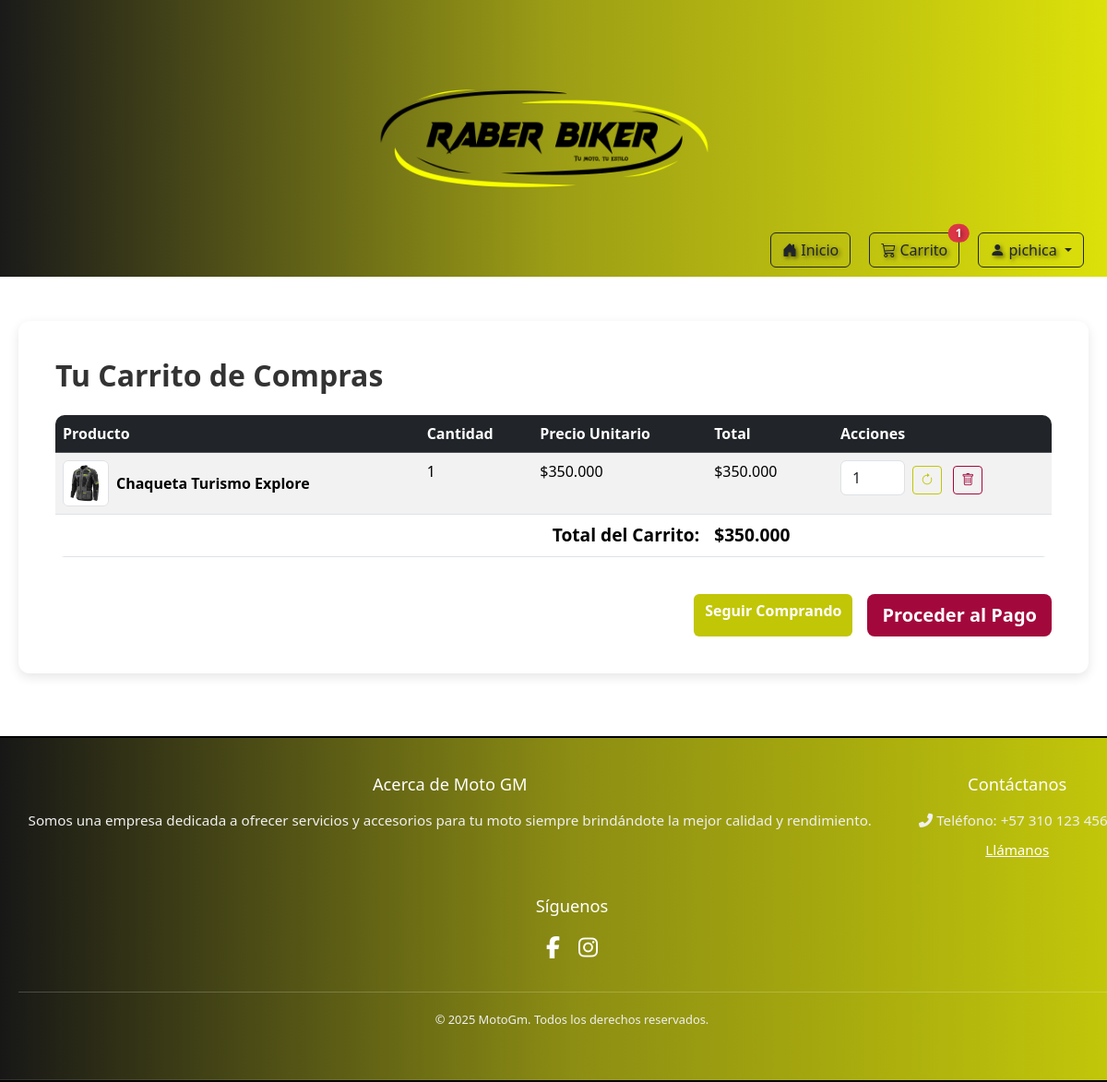
Screenshot of /productos/carrito/ (signed in) with the database file from the repository.
### productos/models.py (models this page shows, shortened)
class CarritoItem(models.Model):
        usuario = models.ForeignKey(User, on_delete=models.CASCADE, null=True, blank=True)
        session_key = models.CharField(max_length=40, null=True, blank=True)
        producto = models.ForeignKey(Producto, on_delete=models.CASCADE)
        cantidad = models.PositiveIntegerField(default=1)
        fecha_agregado = models.DateTimeField(auto_now_add=True)
        class Meta:
            unique_together = ('usuario', 'producto', 'session_key')
        def get_total_item_price(self):
            return self.cantidad * self.producto.precio

class Producto(models.Model):
    nombre = models.CharField(max_length=200)
    descripcion = models.TextField()
    precio = models.DecimalField(max_digits=12, decimal_places=0, verbose_name="Precio (COP)")
    imagen = models.ImageField(upload_to='productos/', null=True, blank=True) # Las imágenes se guardarán en media/productos/
    stock = models.IntegerField(default=0)
    disponible = models.BooleanField(default=True)
    fecha_creacion = models.DateTimeField(auto_now_add=True)
    ultima_actualizacion = models.DateTimeField(auto_now=True)
    categoria = models.ForeignKey(Categoria, on_delete=models.SET_NULL, null=True, blank=True, related_name='productos')
    class Meta:
        ordering = ['nombre'] # Ordena los productos por nombre por defecto

### productos/views.py (the view)
# urls.py: path('carrito/', views.view_cart, name='view_cart'),
def view_cart(request):
    identifier = _get_or_create_cart_identifier(request)
    if identifier['usuario']: # Usuario logueado
        carrito_items = CarritoItem.objects.filter(usuario=identifier['usuario']).select_related('producto')
    else: # Usuario anónimo
        carrito_items = CarritoItem.objects.filter(session_key=identifier['session_key']).select_related('producto')
    total_carrito = sum(item.get_total_item_price() for item in carrito_items)
    context = {
        'carrito_items': carrito_items,
        'total_carrito': total_carrito,
    }
    return render(request, 'productos/carrito.html', context)

### productos/context_processors.py (called while the page is built)
def cart_item_count(request):
    cart_count = 0
    if request.user.is_authenticated:
        cart_count = CarritoItem.objects.filter(usuario=request.user).count() # o .aggregate(Sum('cantidad'))['cantidad__sum'] si quieres sumar las cantidades
    return {'cart_count': cart_count}

### productos/views.py (called while the page is built)
def _get_or_create_cart_identifier(request):
    if request.user.is_authenticated:
        return {'usuario': request.user, 'session_key': None}
    else:
        if not request.session.session_key:
            request.session.save() # Forzar la creación de una session_key si no existe
        return {'usuario': None, 'session_key': request.session.session_key}

### productos/templates/productos/carrito.html (shortened to what this page needs)
{% extends 'core/base.html' %}
{% load static %}
{% block content %}
<div class="container my-5">
    <h1 class="mb-4">Tu Carrito de Compras</h1>
    {% if carrito_items %}
        <div class="table-responsive">
            <table class="table table-striped table-hover">
                <thead class="table-dark">
                    <tr>
                        <th scope="col">Producto</th>
                        <th scope="col">Cantidad</th>
                        <th scope="col">Precio Unitario</th>
                        <th scope="col">Total</th>
                        <th scope="col">Acciones</th>
                    </tr>
                </thead>
                <tbody>
                    {% for item in carrito_items %}
                        <tr>
                            <td>
                                <div class="d-flex align-items-center">
                                    {% if item.producto.imagen %}
                                        <img src="{{ item.producto.imagen.url }}" alt="{{ item.producto.nombre }}" class="img-thumbnail me-2" style="width: 50px; height: 50px; object-fit: cover;">
                                    {% endif %}
                                    <a href="{% url 'productos:detalle_producto' item.producto.pk %}">{{ item.producto.nombre }}</a>
                                </div>
                            </td>
                            <td>{{ item.cantidad }}</td>
                            <td>${{ item.producto.precio }}</td>
                            <td>${{ item.get_total_item_price }}</td>
                            <td class="action-buttons">
                                <form action="{% url 'productos:update_cart_item' item.id %}" method="post" class="d-inline me-2">
                                    <input type="number" name="cantidad" value="{{ item.cantidad }}" min="1" max="{{ item.producto.stock }}" class="form-control d-inline-block me-1" style="width: 70px;">
                                    <button type="submit" class="btn btn-sm btn-outline-secondary" title="Actualizar">
                                        <i class="bi bi-arrow-clockwise"></i>
                                    </button>
                                </form>
                                <form action="{% url 'productos:remove_from_cart' item.id %}" method="post" class="d-inline">
                                    <button type="submit" class="btn btn-sm btn-outline-danger" title="Eliminar">
                                        <i class="bi bi-trash"></i>
                                    </button>
                                </form>
                            </td>
                        </tr>
                    {% endfor %}
                </tbody>
                <tfoot>
                    <tr>
                        <th colspan="3" class="text-end">Total del Carrito:</th>
                        <th>${{ total_carrito }}</th>
                        <th></th>
                    </tr>
                </tfoot>
            </table>
        </div>
        <div class="d-grid gap-2 d-md-flex justify-content-md-end mt-4">
            <a href="{% url 'landing_page' %}" class="btn btn-secondary me-md-2">Seguir Comprando</a>
            {% if user.is_authenticated %}
                <a href="{% url 'productos:checkout' %}" class="btn btn-danger btn-lg">Proceder al Pago</a>
            {% else %}
                <a href="{% url 'productos:checkout_anonimo' %}" class="btn btn-danger btn-lg">Proceder al Pago</a>
            {% endif %}
        </div>
    {% else %}
        <div class="alert alert-info text-center" role="alert">
            Tu carrito de compras está vacío. <a href="{% url 'landing_page' %}" class="alert-link">¡Explora nuestros productos!</a>
        </div>
    {% endif %}
</div>
{% endblock content %}

### core/templates/core/base.html (shortened to what this page needs)
{% load static %}
<!DOCTYPE html>
<html lang="es">
<head>
    <link rel="stylesheet" href="https://cdnjs.cloudflare.com/ajax/libs/font-awesome/6.5.2/css/all.min.css" />
    <link href="https://cdn.jsdelivr.net/npm/bootstrap@5.3.7/dist/css/bootstrap.min.css" rel="stylesheet">
    <link rel="stylesheet" href="{% static 'core/stylecore.css' %}">
    <link rel="stylesheet" href="https://cdn.jsdelivr.net/npm/bootstrap-icons@1.13.1/font/bootstrap-icons.min.css">
</head>
<body>
    <div class="container1">
        <div class="top-banner">
            <div class="banner-content">
                <div class="banner-logo">
                    <a href="{% url 'landing_page' %}">
                        <img src="{% static 'core/img/logoaprove.png' %}" alt="Logo MotoGM">
                    </a>
                </div>
            </div>
        </div>
        <div class="banner-buttons">
            <a href="{% url 'landing_page' %}" class="btn btn-outline-dark">
                <i class="bi bi-house-door-fill"></i> Inicio
            </a>
            <a href="{% url 'productos:view_cart' %}" class="btn btn-outline-dark position-relative">
                <i class="bi bi-cart3"></i> Carrito
                <span id="cart-count-badge" class="position-absolute top-0 start-100 translate-middle badge rounded-pill bg-danger d-none">
                </span>
            </a>
            {% if user.is_authenticated %}
                <div class="dropdown">
                    <a class="btn btn-outline-dark dropdown-toggle" href="#" id="userDropdown" data-bs-toggle="dropdown" aria-expanded="false">
                        <i class="bi bi-person-fill"></i> {{ user.username }}
                    </a>
                </div>
            {% endif %}
        </div>
    </div>
    <div class="main-content">
        {% block content %}{% endblock content %}
    </div>
    <footer class="main-footer">
        <div class="footer-content">
            <div class="footer-description">
                <h3>Acerca de Moto GM</h3>
                <p>Somos una empresa dedicada a ofrecer servicios y accesorios para tu moto siempre brindándote la mejor calidad y rendimiento.</p>
            </div>
            <div class="footer-contact">
                <h3>Contáctanos</h3>
                <p><i class="fas fa-phone-alt"></i> Teléfono: +57 310 123 4567</p>
                <p><a href="tel:+573101234567" class="phone-link">Llámanos</a></p>
            </div>
            <div class="footer-social">
                <h3>Síguenos</h3>
                <div class="social-icons">
                    <a href="https://facebook.com/tu_emprendimiento" target="_blank" aria-label="Facebook"><i class="fab fa-facebook-f"></i></a>
                    <a href="https://instagram.com/tu_emprendimiento" target="_blank" aria-label="Instagram"><i class="fab fa-instagram"></i></a>
                </div>
            </div>
        </div>
        <div class="footer-bottom">
            <p>&copy; 2025 MotoGm. Todos los derechos reservados.</p>
        </div>
    </footer>
</body>
</html>

### core/static/core/stylecore.css (style rules this page uses)
.main-content { display: flex; flex-direction: column; justify-content: center; align-items: center; min-height: calc(100vh - 300px - 200px); padding: 20px; }
.top-banner { padding: 10px 20px; color: white; }
.banner-content { display: flex; align-items: center; justify-content: flex-start; }
.banner-logo { margin: 0 20px 0 0; }
.banner-logo img { height: 250px; max-width: 100%; object-fit: contain; }
.container1 { background: linear-gradient(to right, #1a1a1a, #9c9d15, #dce10a); background-size: cover; background-position: center; background-repeat: no-repeat; height: 300px; display: flex; flex-direction: column; justify-content: center; align-items: center; color: white; text-shadow: 2px 2px 4px rgba(0, 0, 0, 0.5); padding: 20px; }
.container1 .btn { margin: 10px 5px; }
.banner-buttons { position: absolute; bottom: 0px; right: 20px; display: flex; gap: 10px; }
.container1 { position: relative; }
.main-content { padding-top: 0px; padding-bottom: 20px; }
.main-footer { background: linear-gradient(to right, #1a1a1a, #9c9d15, #dce10a); border-top: 2px solid #000; border-bottom: 2px solid #000; padding: 40px 20px; font-size: 0.95em; color: white; position: relative; background-size: cover; background-repeat: no-repeat; background-position: left; width: 100%; margin: 0; left: 0; box-sizing: content-box; }
.main-footer::before { content: ""; position: absolute; top: 0; left: 0; width: 100%; height: 100%; background: rgba(0, 0, 0, 0.1); z-index: 0; pointer-events: none; }
.main-footer > * { position: relative; z-index: 1; }
.footer-content { display: flex; flex-wrap: wrap; justify-content: space-around; max-width: 1200px; margin: 0 auto; gap: 30px; text-align: left; }
.main-footer h3 { color: white; margin-bottom: 15px; font-size: 1.2em; text-align: center; }
.footer-description p, .footer-contact p { color: #f0f0f0; margin-bottom: 8px; line-height: 1.6; text-align: center; }
.footer-contact .phone-link { color: white; text-decoration: underline; transition: color 0.3s ease; }
.social-icons { display: flex; justify-content: center; margin-top: 15px; }
.social-icons a { color: white; font-size: 24px; margin: 0 10px; transition: color 0.3s ease; }
.footer-bottom { text-align: center; margin-top: 30px; padding-top: 20px; border-top: 1px solid rgba(255, 255, 255, 0.2); font-size: 0.85em; color: #f0f0f0; }
.container { background-color: #fff; padding: 40px; border-radius: 12px; box-shadow: 0 4px 12px rgba(0,0,0,0.1); max-width: 1200px; margin: auto; }
.container h1 { font-size: 2em; font-weight: bold; color: #333; }
.table { background-color: white; border-radius: 10px; overflow: hidden; }
.table td a { font-weight: 600; color: #000; text-decoration: none; }
.btn-outline-secondary { border-color: #c1c606; color: #c1c606; }
.btn-outline-danger { border-color: #a3083c; color: #a3083c; }
.table tfoot th { font-size: 1.2em; color: #000; }
.btn-secondary { background-color: #c1c606; border: none; color: white; font-weight: bold; }
.btn-danger { background-color: #a3083c; border: none; font-weight: bold; }

### core/templates/core/base.html (style rules this page uses)
html, body { overflow-x: hidden; scrollbar-width: thin; scrollbar-color: #bdbdbd #f5f5f5; }

### rows the page displays
CarritoItem: producto.imagen (picture), producto.nombre "Chaqueta Turismo Explore", cantidad "1", producto.precio "350.000", get_total_item_price "350.000"

### other values shown
{{ user.username }} "pichica"
{{ total_carrito }} "350.000"
